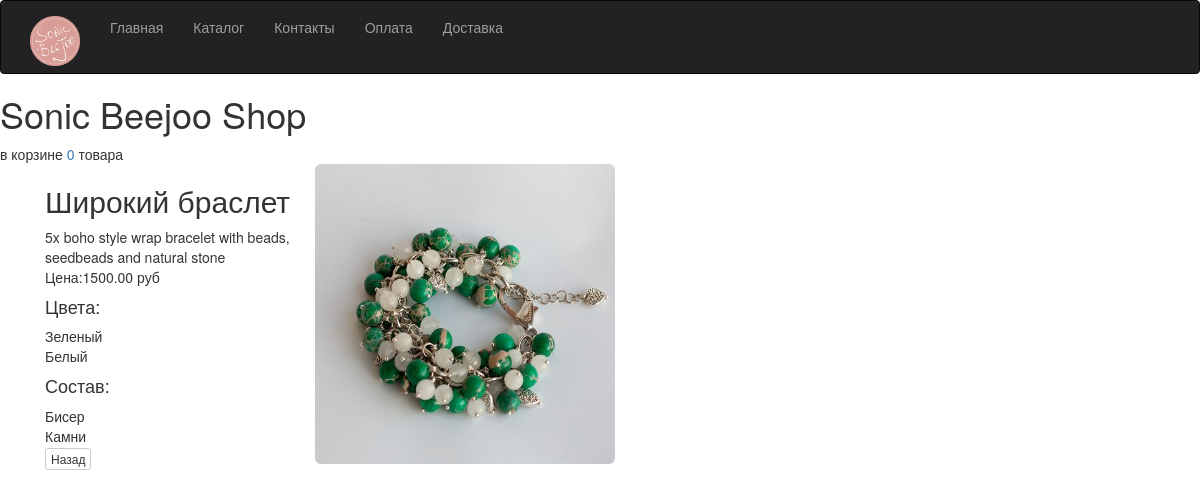
Screenshot of /good/1/ with the database file from the repository.
### sonic_beejoo/models.py (models this page shows)
class Good(models.Model):
    category = models.ForeignKey('Category')
    design_types = models.ManyToManyField('DesignType')
    colors = models.ManyToManyField('Color',related_name='all_colors')
    title = models.CharField(max_length=50, blank=False)
    short_description = models.CharField(max_length=100)
    full_description = models.TextField(blank=True)
    price = models.DecimalField(max_digits=10, decimal_places=2)
    sale = models.DecimalField(max_digits=10, decimal_places=2, default=0)
    img_uri = models.ImageField(upload_to='goods_img', blank=True)
    img_second_uri = models.ImageField(upload_to='goods_img', blank=True)
    data_created = models.DateTimeField(default=timezone.now())
    amount = models.IntegerField(default=1)
    slug = models.SlugField(max_length=50, blank=False, unique=True)
    is_displayed = models.BooleanField(default=True)
    class Meta:
        verbose_name_plural = 'Товар'

class Color(models.Model):
    name = models.CharField(max_length=20, blank=False, unique=True)
    is_displayed = models.BooleanField(default=True)
    class Meta:
        verbose_name_plural = 'Цвет'
    def __str__(self):
        return self.name

class DesignType(models.Model):
    name = models.CharField('Тип изделия', max_length=50, blank=False, unique=True)
    is_displayed = models.BooleanField('Отображать', default=True)
    class Meta:
        verbose_name_plural = 'Состав'
    def __str__(self):
        return self.name

### sonic_beejoo/views.py (the view)
# urls.py: url(r'^good/(?P<product_id>[0-9]+)/', good, name='good'),
def good(request, product_id):
    if request.method == 'GET':
        in_basket = str(len(request.session['inbasket'])) if 'inbasket' in request.session else 0
        return render(request, 'sonic_beejoo/good.html', {'goood': Good.objects.get(id=product_id), 'inbasket': in_basket})
    return HttpResponse(status=405)

### sonic_beejoo/templates/sonic_beejoo/good.html
{% extends "sonic_beejoo/_base.html" %}
{% block content %}
    <br>
    <div class="container">
            <img class="img-rounded" src="{{ goood.img_uri.url }}" width="300" height="300">
            <div class="col-md-3">
                <h2>{{ goood.title }}</h2>
                {{ goood.full_description }}<br>
                <p>Цена:{{ goood.price }} руб</p>
                <h4>Цвета:</h4>
                {% for color in goood.colors.all %}
                {{ color}}<br>
                {% endfor %}
                <h4>Состав:</h4>
                {% for des in goood.design_types.all %}
                {{ des}}<br>
                {% endfor %}
                <a href="javascript:history.go(-1)" class="btn btn-default btn-xs">Назад</a>
            </div>
    </div>
{% endblock %}

### rows the page displays
Good: img_uri (picture), title "Широкий браслет", full_description "5x boho style wrap bracelet with beads, seedbeads and natural stone", price "1500.00"
Color: name "Зеленый"
Color: name "Белый"
DesignType: name "Бисер"
DesignType: name "Камни"

### other values shown
{{ inbasket }} "0"
